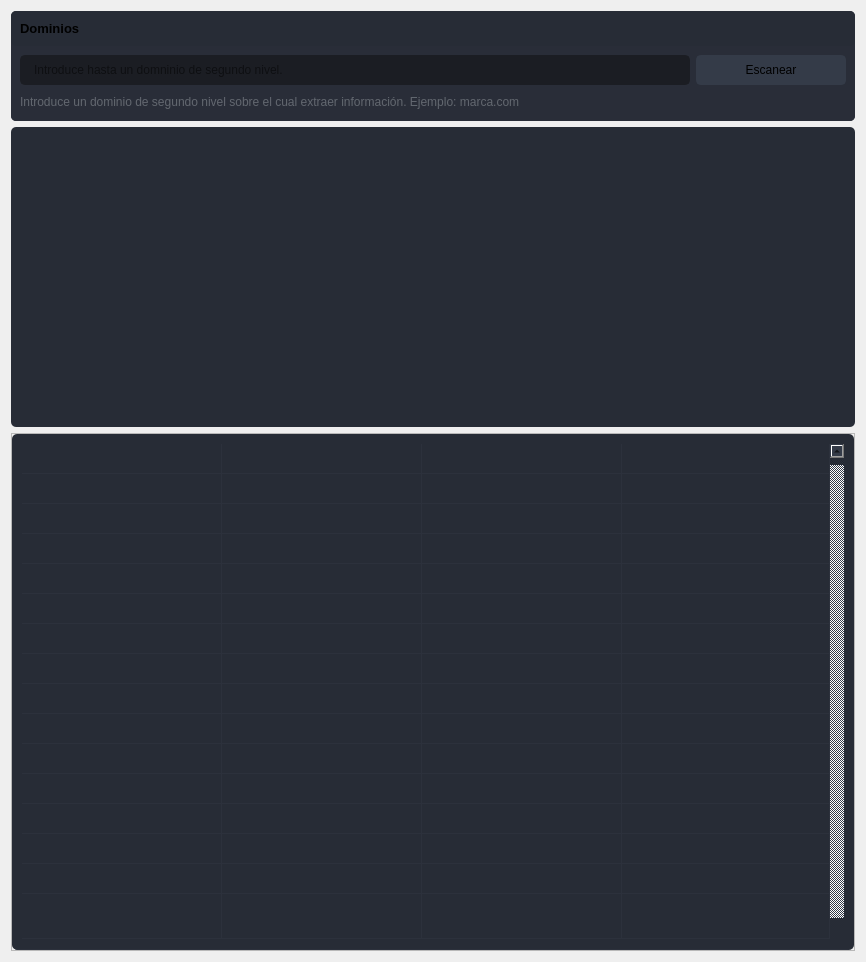
                  <widget class="QWidget" name="page">
                   <property name="minimumSize">
                    <size>
                     <width>0</width>
                     <height>0</height>
                    </size>
                   </property>
                   <layout class="QVBoxLayout" name="verticalLayout_12">
                    <item>
                     <widget class="QFrame" name="frame_6">
                      <property name="styleSheet">
                       <string notr="true">border-radius: 5px;</string>
                      </property>
                      <property name="frameShape">
                       <enum>QFrame::StyledPanel</enum>
                      </property>
                      <property name="frameShadow">
                       <enum>QFrame::Raised</enum>
                      </property>
                      <layout class="QVBoxLayout" name="verticalLayout_20">
                       <property name="spacing">
                        <number>0</number>
                       </property>
                       <property name="leftMargin">
                        <number>0</number>
                       </property>
                       <property name="topMargin">
                        <number>0</number>
                       </property>
                       <property name="rightMargin">
                        <number>0</number>
                       </property>
                       <property name="bottomMargin">
                        <number>0</number>
                       </property>
                       <item>
                        <widget class="QFrame" name="frame_div_content_3">
                         <property name="minimumSize">
                          <size>
                           <width>0</width>
                           <height>110</height>
                          </size>
                         </property>
                         <property name="maximumSize">
                          <size>
                           <width>16777215</width>
                           <height>110</height>
                          </size>
                         </property>
                         <property name="styleSheet">
                          <string notr="true">background-color: rgb(41, 45, 56);
border-radius: 5px;
</string>
                         </property>
                         <property name="frameShape">
                          <enum>QFrame::NoFrame</enum>
                         </property>
                         <property name="frameShadow">
                          <enum>QFrame::Raised</enum>
                         </property>
                         <layout class="QVBoxLayout" name="verticalLayout_21">
                          <property name="spacing">
                           <number>0</number>
                          </property>
                          <property name="leftMargin">
                           <number>0</number>
                          </property>
                          <property name="topMargin">
                           <number>0</number>
                          </property>
                          <property name="rightMargin">
                           <number>0</number>
                          </property>
                          <property name="bottomMargin">
                           <number>0</number>
                          </property>
                          <item>
                           <widget class="QFrame" name="frame_title_wid_3">
                            <property name="maximumSize">
                             <size>
                              <width>16777215</width>
                              <height>35</height>
                             </size>
                            </property>
                            <property name="styleSheet">
                             <string notr="true">background-color: rgb(39, 44, 54);</string>
                            </property>
                            <property name="frameShape">
                             <enum>QFrame::StyledPanel</enum>
                            </property>
                            <property name="frameShadow">
                             <enum>QFrame::Raised</enum>
                            </property>
                            <layout class="QVBoxLayout" name="verticalLayout_22">
                             <item>
                              <widget class="QLabel" name="labelBoxBlenderInstalation_3">
                               <property name="font">
                                <font>
                                 <family>Segoe UI</family>
                                 <pointsize>10</pointsize>
                                 <weight>75</weight>
                                 <bold>true</bold>
                                </font>
                               </property>
                               <property name="styleSheet">
                                <string notr="true"/>
                               </property>
                               <property name="text">
                                <string>Dominios</string>
                               </property>
                              </widget>
                             </item>
                            </layout>
                           </widget>
                          </item>
                          <item>
                           <widget class="QFrame" name="frame_content_wid_3">
                            <property name="frameShape">
                             <enum>QFrame::NoFrame</enum>
                            </property>
                            <property name="frameShadow">
                             <enum>QFrame::Raised</enum>
                            </property>
                            <layout class="QHBoxLayout" name="horizontalLayout_14">
                             <item>
                              <layout class="QGridLayout" name="gridLayout_5">
                               <property name="bottomMargin">
                                <number>0</number>
                               </property>
                               <item row="0" column="0">
                                <widget class="QLineEdit" name="lineEdit_3">
                                 <property name="minimumSize">
                                  <size>
                                   <width>0</width>
                                   <height>30</height>
                                  </size>
                                 </property>
                                 <property name="styleSheet">
                                  <string notr="true">QLineEdit {
	background-color: rgb(27, 29, 35);
	border-radius: 5px;
	border: 2px solid rgb(27, 29, 35);
	padding-left: 10px;
}
QLineEdit:hover {
	border: 2px solid rgb(64, 71, 88);
}
QLineEdit:focus {
	border: 2px solid rgb(91, 101, 124);
}</string>
                                 </property>
                                 <property name="text">
                                  <string/>
                                 </property>
                                 <property name="placeholderText">
                                  <string>Introduce hasta un domninio de segundo nivel.</string>
                                 </property>
                                </widget>
                               </item>
                               <item row="0" column="1">
                                <widget class="QPushButton" name="escanear_3">
                                 <property name="minimumSize">
                                  <size>
                                   <width>150</width>
                                   <height>30</height>
                                  </size>
                                 </property>
                                 <property name="font">
                                  <font>
                                   <family>Segoe UI</family>
                                   <pointsize>9</pointsize>
                                  </font>
                                 </property>
                                 <property name="styleSheet">
                                  <string notr="true">QPushButton {
	border: 2px solid rgb(52, 59, 72);
	border-radius: 5px;
	background-color: rgb(52, 59, 72);
}
QPushButton:hover {
	background-color: rgb(57, 65, 80);
	border: 2px solid rgb(61, 70, 86);
}
QPushButton:pressed {
	background-color: rgb(35, 40, 49);
	border: 2px solid rgb(43, 50, 61);
}</string>
                                 </property>
                                 <property name="text">
                                  <string>Escanear</string>
                                 </property>
                                 <property name="icon">
                                  <iconset>
                                   <normaloff>icons/16x16/cil-lupita.png</normaloff>icons/16x16/cil-lupita.png</iconset>
                                 </property>
                                </widget>
                               </item>
                               <item row="1" column="0" colspan="2">
                                <widget class="QLabel" name="labelVersion_5">
                                 <property name="styleSheet">
                                  <string notr="true">color: rgb(98, 103, 111);</string>
                                 </property>
                                 <property name="lineWidth">
                                  <number>1</number>
                                 </property>
                                 <property name="text">
                                  <string>Introduce un dominio de segundo nivel sobre el cual extraer información. Ejemplo: marca.com</string>
                                 </property>
                                 <property name="alignment">
                                  <set>Qt::AlignLeading|Qt::AlignLeft|Qt::AlignVCenter</set>
                                 </property>
                                </widget>
                               </item>
                              </layout>
                             </item>
                            </layout>
                           </widget>
                          </item>
                         </layout>
                        </widget>
                       </item>
                      </layout>
                     </widget>
                    </item>
                    <item>
                     <widget class="QFrame" name="frame_4">
                      <property name="minimumSize">
                       <size>
                        <width>0</width>
                        <height>300</height>
                       </size>
                      </property>
                      <property name="styleSheet">
                       <string notr="true">background-color: rgb(39, 44, 54);
border-radius: 5px;</string>
                      </property>
                      <property name="frameShape">
                       <enum>QFrame::StyledPanel</enum>
                      </property>
                      <property name="frameShadow">
                       <enum>QFrame::Raised</enum>
                      </property>
                      <layout class="QVBoxLayout" name="verticalLayout_19">
                       <item>
                        <layout class="QGridLayout" name="gridLayout_4">
                         <property name="sizeConstraint">
                          <enum>QLayout::SetMinimumSize</enum>
                         </property>
                         <property name="spacing">
                          <number>3</number>
                         </property>
                         <item row="1" column="0">
                          <widget class="QLabel" name="label_14">
                           <property name="sizePolicy">
                            <sizepolicy hsizetype="Minimum" vsizetype="Minimum">
                             <horstretch>0</horstretch>
                             <verstretch>0</verstretch>
                            </sizepolicy>
                           </property>
                           <property name="minimumSize">
                            <size>
                             <width>0</width>
                             <height>0</height>
                            </size>
                           </property>
                           <property name="maximumSize">
                            <size>
                             <width>600</width>
                             <height>600</height>
                            </size>
                           </property>
                           <property name="frameShape">
                            <enum>QFrame::NoFrame</enum>
                           </property>
                           <property name="text">
                            <string/>
                           </property>
                          </widget>
                         </item>
                        </layout>
                       </item>
                      </layout>
                     </widget>
                    </item>
                    <item>
                     <widget class="QFrame" name="frame_5">
                      <property name="sizePolicy">
                       <sizepolicy hsizetype="Minimum" vsizetype="Minimum">
                        <horstretch>0</horstretch>
                        <verstretch>0</verstretch>
                       </sizepolicy>
                      </property>
                      <property name="minimumSize">
                       <size>
                        <width>0</width>
                        <height>150</height>
                       </size>
                      </property>
                      <property name="frameShape">
                       <enum>QFrame::StyledPanel</enum>
                      </property>
                      <property name="frameShadow">
                       <enum>QFrame::Raised</enum>
                      </property>
                      <layout class="QHBoxLayout" name="horizontalLayout_13">
                       <property name="spacing">
                        <number>0</number>
                       </property>
                       <property name="leftMargin">
                        <number>0</number>
                       </property>
                       <property name="topMargin">
                        <number>0</number>
                       </property>
                       <property name="rightMargin">
                        <number>0</number>
                       </property>
                       <property name="bottomMargin">
                        <number>0</number>
                       </property>
                       <item>
                        <widget class="QTableWidget" name="tableWidget_2">
                         <property name="sizePolicy">
                          <sizepolicy hsizetype="Expanding" vsizetype="Expanding">
                           <horstretch>0</horstretch>
                           <verstretch>0</verstretch>
                          </sizepolicy>
                         </property>
                         <property name="palette">
                          <palette>
                           <active>
                            <colorrole role="WindowText">
                             <brush brushstyle="SolidPattern">
                              <color alpha="255">
                               <red>210</red>
                               <green>210</green>
                               <blue>210</blue>
                              </color>
                             </brush>
                            </colorrole>
                            <colorrole role="Button">
                             <brush brushstyle="SolidPattern">
                              <color alpha="255">
                               <red>39</red>
                               <green>44</green>
                               <blue>54</blue>
                              </color>
                             </brush>
                            </colorrole>
                            <colorrole role="Text">
                             <brush brushstyle="SolidPattern">
                              <color alpha="255">
                               <red>210</red>
                               <green>210</green>
                               <blue>210</blue>
                              </color>
                             </brush>
                            </colorrole>
                            <colorrole role="ButtonText">
                             <brush brushstyle="SolidPattern">
                              <color alpha="255">
                               <red>210</red>
                               <green>210</green>
                               <blue>210</blue>
                              </color>
                             </brush>
                            </colorrole>
                            <colorrole role="Base">
                             <brush brushstyle="SolidPattern">
                              <color alpha="255">
                               <red>39</red>
                               <green>44</green>
                               <blue>54</blue>
                              </color>
                             </brush>
                            </colorrole>
                            <colorrole role="Window">
                             <brush brushstyle="SolidPattern">
                              <color alpha="255">
                               <red>39</red>
                               <green>44</green>
                               <blue>54</blue>
                              </color>
                             </brush>
                            </colorrole>
                            <colorrole role="PlaceholderText">
                             <brush brushstyle="NoBrush">
                              <color alpha="128">
                               <red>210</red>
                               <green>210</green>
                               <blue>210</blue>
                              </color>
                             </brush>
                            </colorrole>
                           </active>
                           <inactive>
                            <colorrole role="WindowText">
                             <brush brushstyle="SolidPattern">
                              <color alpha="255">
                               <red>210</red>
                               <green>210</green>
                               <blue>210</blue>
                              </color>
                             </brush>
                            </colorrole>
                            <colorrole role="Button">
                             <brush brushstyle="SolidPattern">
                              <color alpha="255">
                               <red>39</red>
                               <green>44</green>
                               <blue>54</blue>
                              </color>
                             </brush>
                            </colorrole>
                            <colorrole role="Text">
                             <brush brushstyle="SolidPattern">
                              <color alpha="255">
                               <red>210</red>
                               <green>210</green>
                               <blue>210</blue>
                              </color>
                             </brush>
                            </colorrole>
                            <colorrole role="ButtonText">
                             <brush brushstyle="SolidPattern">
                              <color alpha="255">
                               <red>210</red>
                               <green>210</green>
                               <blue>210</blue>
                              </color>
                             </brush>
                            </colorrole>
                            <colorrole role="Base">
                             <brush brushstyle="SolidPattern">
                              <color alpha="255">
                               <red>39</red>
                               <green>44</green>
                               <blue>54</blue>
                              </color>
                             </brush>
                            </colorrole>
                            <colorrole role="Window">
                             <brush brushstyle="SolidPattern">
                              <color alpha="255">
                               <red>39</red>
                               <green>44</green>
                               <blue>54</blue>
                              </color>
                             </brush>
                            </colorrole>
                            <colorrole role="PlaceholderText">
                             <brush brushstyle="NoBrush">
                              <color alpha="128">
                               <red>210</red>
                               <green>210</green>
                               <blue>210</blue>
                              </color>
                             </brush>
                            </colorrole>
                           </inactive>
                           <disabled>
                            <colorrole role="WindowText">
                             <brush brushstyle="SolidPattern">
                              <color alpha="255">
                               <red>210</red>
                               <green>210</green>
                               <blue>210</blue>
                              </color>
                             </brush>
                            </colorrole>
                            <colorrole role="Button">
                             <brush brushstyle="SolidPattern">
                              <color alpha="255">
                               <red>39</red>
                               <green>44</green>
                               <blue>54</blue>
                              </color>
                             </brush>
                            </colorrole>
                            <colorrole role="Text">
                             <brush brushstyle="SolidPattern">
                              <color alpha="255">
                               <red>210</red>
                               <green>210</green>
                               <blue>210</blue>
                              </color>
                             </brush>
                            </colorrole>
                            <colorrole role="ButtonText">
                             <brush brushstyle="SolidPattern">
                              <color alpha="255">
                               <red>210</red>
                               <green>210</green>
                               <blue>210</blue>
                              </color>
                             </brush>
                            </colorrole>
                            <colorrole role="Base">
                             <brush brushstyle="SolidPattern">
                              <color alpha="255">
                               <red>39</red>
                               <green>44</green>
                               <blue>54</blue>
                              </color>
                             </brush>
                            </colorrole>
                            <colorrole role="Window">
                             <brush brushstyle="SolidPattern">
                              <color alpha="255">
                               <red>39</red>
                               <green>44</green>
                               <blue>54</blue>
                              </color>
                             </brush>
                            </colorrole>
                            <colorrole role="PlaceholderText">
                             <brush brushstyle="NoBrush">
                              <color alpha="128">
                               <red>210</red>
                               <green>210</green>
                               <blue>210</blue>
                              </color>
                             </brush>
                            </colorrole>
                           </disabled>
                          </palette>
                         </property>
                         <property name="styleSheet">
                          <string notr="true">QTableWidget {
	background-color: rgb(39, 44, 54);
	padding: 10px;
	border-radius: 5px;
	gridline-color: rgb(44, 49, 60);
	border-bottom: 1px solid rgb(44, 49, 60);
}
QTableWidget::item{
	border-color: rgb(44, 49, 60);
	padding-left: 5px;
	padding-right: 5px;
	gridline-color: rgb(44, 49, 60);
}
QTableWidget::item:selected{
	background-color: rgb(85, 170, 255);
}
QScrollBar:horizontal {
    border: none;
    background: rgb(52, 59, 72);
    height: 14px;
    margin: 0px 21px 0 21px;
	border-radius: 0px;
}
 QScrollBar:vertical {
	border: none;
    background: rgb(52, 59, 72);
    width: 14px;
    margin: 21px 0 21px 0;
	border-radius: 0px;
 }
QHeaderView::section{
	Background-color: rgb(39, 44, 54);
	max-width: 30px;
	border: 1px solid rgb(44, 49, 60);
	border-style: none;
    border-bottom: 1px solid rgb(44, 49, 60);
    border-right: 1px solid rgb(44, 49, 60);
}
QTableWidget::horizontalHeader {
	background-color: rgb(81, 255, 0);
}
QHeaderView::section:horizontal
{
    border: 1px solid rgb(32, 34, 42);
	background-color: rgb(27, 29, 35);
	padding: 3px;
	border-top-left-radius: 7px;
    border-top-right-radius: 7px;
}
QHeaderView::section:vertical
{
    border: 1px solid rgb(44, 49, 60);
}
</string>
                         </property>
                         <property name="frameShape">
                          <enum>QFrame::NoFrame</enum>
                         </property>
                         <property name="verticalScrollBarPolicy">
                          <enum>Qt::ScrollBarAlwaysOn</enum>
                         </property>
                         <property name="sizeAdjustPolicy">
                          <enum>QAbstractScrollArea::AdjustToContents</enum>
                         </property>
                         <property name="editTriggers">
                          <set>QAbstractItemView::NoEditTriggers</set>
                         </property>
                         <property name="alternatingRowColors">
                          <bool>false</bool>
                         </property>
                         <property name="selectionMode">
                          <enum>QAbstractItemView::SingleSelection</enum>
                         </property>
                         <property name="selectionBehavior">
                          <enum>QAbstractItemView::SelectRows</enum>
                         </property>
                         <property name="showGrid">
                          <bool>true</bool>
                         </property>
                         <property name="gridStyle">
                          <enum>Qt::SolidLine</enum>
                         </property>
                         <property name="sortingEnabled">
                          <bool>false</bool>
                         </property>
                         <attribute name="horizontalHeaderVisible">
                          <bool>false</bool>
                         </attribute>
                         <attribute name="horizontalHeaderCascadingSectionResizes">
                          <bool>true</bool>
                         </attribute>
                         <attribute name="horizontalHeaderDefaultSectionSize">
                          <number>200</number>
                         </attribute>
                         <attribute name="horizontalHeaderStretchLastSection">
                          <bool>true</bool>
                         </attribute>
                         <attribute name="verticalHeaderVisible">
                          <bool>false</bool>
                         </attribute>
                         <attribute name="verticalHeaderCascadingSectionResizes">
                          <bool>false</bool>
                         </attribute>
                         <attribute name="verticalHeaderHighlightSections">
                          <bool>false</bool>
                         </attribute>
                         <attribute name="verticalHeaderStretchLastSection">
                          <bool>true</bool>
                         </attribute>
                         <row>
                          <property name="text">
                           <string>New Row</string>
                          </property>
                          <property name="font">
                           <font>
                            <family>Segoe UI</family>
                           </font>
                          </property>
                         </row>
                         <row>
                          <property name="text">
                           <string>New Row</string>
                          </property>
                         </row>
                         <row>
                          <property name="text">
                           <string>New Row</string>
                          </property>
                         </row>
                         <row>
                          <property name="text">
                           <string>New Row</string>
                          </property>
                         </row>
                         <row>
                          <property name="text">
                           <string>New Row</string>
                          </property>
                         </row>
                         <row>
                          <property name="text">
                           <string>New Row</string>
                          </property>
                         </row>
                         <row>
                          <property name="text">
                           <string>New Row</string>
                          </property>
                         </row>
                         <row>
                          <property name="text">
                           <string>New Row</string>
                          </property>
                         </row>
                         <row>
                          <property name="text">
                           <string>New Row</string>
                          </property>
                         </row>
                         <row>
                          <property name="text">
                           <string>New Row</string>
                          </property>
                         </row>
                         <row>
                          <property name="text">
                           <string>New Row</string>
                          </property>
                         </row>
                         <row>
                          <property name="text">
                           <string>New Row</string>
                          </property>
                         </row>
                         <row>
                          <property name="text">
                           <string>New Row</string>
                          </property>
                         </row>
                         <row>
                          <property name="text">
                           <string>New Row</string>
                          </property>
                         </row>
                         <row>
                          <property name="text">
                           <string>New Row</string>
                          </property>
                         </row>
                         <row>
                          <property name="text">
                           <string>New Row</string>
                          </property>
                         </row>
                         <column>
                          <property name="text">
                           <string>0</string>
                          </property>
                         </column>
                         <column>
                          <property name="text">
                           <string>1</string>
                          </property>
                         </column>
                         <column>
                          <property name="text">
                           <string>2</string>
                          </property>
                         </column>
                         <column>
                          <property name="text">
                           <string>3</string>
                          </property>
                         </column>
                         <item row="0" column="0">
                          <property name="text">
                           <string/>
                          </property>
                         </item>
                         <item row="0" column="1">
                          <property name="text">
                           <string/>
                          </property>
                         </item>
                         <item row="0" column="2">
                          <property name="text">
                           <string/>
                          </property>
                         </item>
                         <item row="0" column="3">
                          <property name="text">
                           <string/>
                          </property>
                         </item>
                        </widget>
                       </item>
                      </layout>
                     </widget>
                    </item>
                   </layout>
                  </widget>
